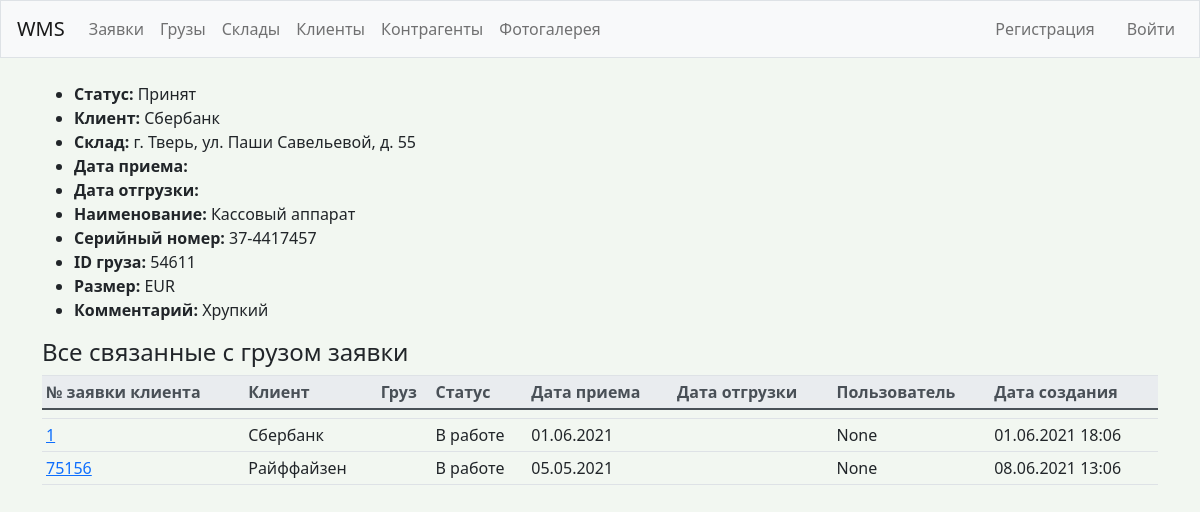
The page /atms/28/ on the database as committed earlier.
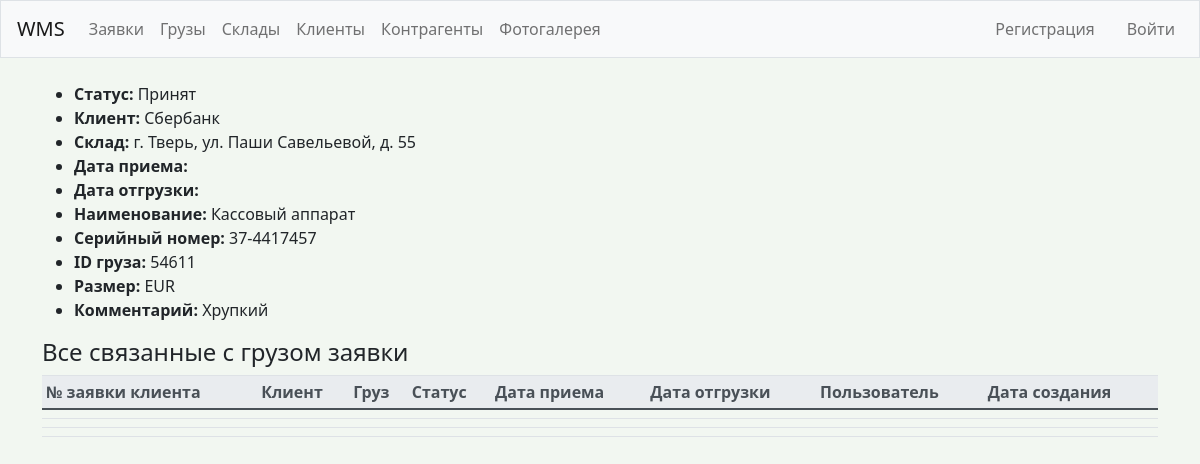
The same page on the database as committed later.
### wms/models.py (models this page shows, shortened)
class Atm(models.Model):
    status = models.CharField(
        max_length=10,
        choices=Status.choices,
        default=Status.in_reserve,
    )
    client = models.ForeignKey(Client, on_delete=models.SET_NULL, null=True)
    storage = models.ForeignKey(Storage, on_delete=models.SET_NULL, null=True)
    name = models.CharField(max_length=200)
    serial_num = models.CharField(max_length=200)
    atm_id = models.CharField(max_length=200, blank=True, null=True)
    size = models.CharField(
        max_length=10,
        choices=Size.choices,
        default=Size.EUR,
    )
    commentary = models.CharField(max_length=200, blank=True, null=True)

class Client(models.Model):
    name = models.CharField(max_length=200)
    pub_date = models.DateTimeField('date published', auto_now_add=True)
    def __str__(self):
        return self.name

class Storage(models.Model):
    contractor = models.ForeignKey(Contractor, on_delete=models.SET_NULL, null=True)
    address = models.CharField(max_length=200)
    rate_pallet = models.DecimalField(max_digits=9999, decimal_places=2, null=True)
    rate_oversize_pallet = models.DecimalField(max_digits=9999, decimal_places=2, null=True)
    rate_volume = models.DecimalField(max_digits=9999, decimal_places=2, null=True)
    rate_in = models.DecimalField(max_digits=9999, decimal_places=2, null=True)
    rate_out = models.DecimalField(max_digits=9999, decimal_places=2, null=True)
    rate_oversize_in = models.DecimalField(max_digits=9999, decimal_places=2, null=True)
    rate_oversize_out = models.DecimalField(max_digits=9999, decimal_places=2, null=True)
    def __str__(self):
        return self.address

class OrderItem(models.Model):
    atm = models.ForeignKey(Atm, on_delete=models.CASCADE, null=True)
    order = models.ForeignKey(Order, on_delete=models.SET_NULL, null=True)
    date_added = models.DateTimeField(auto_now_add=True)

class Order(models.Model):
    logistic_order = models.CharField(max_length=200)
    client = models.ForeignKey(Client, on_delete=models.SET_NULL, blank=True, null=True)
    customer = models.ForeignKey(Customer, on_delete=models.SET_NULL, blank=True, null=True)
    storage = models.ForeignKey(Storage, on_delete=models.SET_NULL, null=True)
    status = models.CharField(
        max_length=10,
        choices=OrderStatus.choices,
        default=OrderStatus.draft,
    )
    date_in = models.DateField('Дата приема', blank=True, null=True)
    date_out = models.DateField('Дата отгрузки', blank=True, null=True)
    driver = models.CharField(max_length=200, blank=True, null=True)
    driver_car = models.CharField(max_length=200, blank=True, null=True)
    storage_order = models.CharField(max_length=200, blank=True, null=True)
    date_created = models.DateTimeField('date published', auto_now_add=True)

### wms/views.py (the view)
# urls.py: path('atms/<int:atm_id>/', views.atm, name='atm'),
def atm(request, atm_id):
    atm = Atm.objects.get(id=atm_id)
    items = OrderItem.objects.filter(atm=atm)
    context = {'atm': atm, 'items': items}
    return render(request, 'wms/atm.html', context)

### wms/templates/wms/atm.html (shortened to what this page needs)
{% extends "wms/base.html" %}
{% block content %}
<ul>
  <li scope="col"><b>Статус:</b> {{ atm.status }}</li>
  <li scope="col"><b>Клиент:</b> {{ atm.client }}</li>
  <li scope="col"><b>Склад:</b> {{ atm.storage }}</li>
  <li scope="col"><b>Дата приема:</b> {{ atm.date_in|date:'d.m.Y' }}</li>
  <li scope="col"><b>Дата отгрузки:</b> {{ atm.date_out|date:'d.m.Y' }}</li>
  <li scope="col"><b>Наименование:</b> {{ atm.name }}</li>
  <li scope="col"><b>Серийный номер:</b> {{ atm.serial_num }}</li>
  <li scope="col"><b>ID груза:</b> {{ atm.atm_id }}</li>
  <li scope="col"><b>Размер:</b> {{ atm.size }}</li>
  <li scope="col"><b>Комментарий:</b> {{ atm.commentary }}</li>
</ul>
<h4>Все связанные с грузом заявки</h4>
<table class="table table-hover table-sm">
  <thead class="thead-light">
    <tr>
      <th scope="col">№ заявки клиента</th>
      <th scope="col">Клиент</th>
      <th scope="col">Груз</th>
      <th scope="col">Статус</th>
      <th scope="col">Дата приема</th>
      <th scope="col">Дата отгрузки</th>
      <th scope="col">Пользователь</th>
      <th scope="col">Дата создания</th>
    </tr>
  </thead>
  <tbody>
    {% for item in items %}
      <tr>
        {% if item.order.id != None %}
        <td>
          <a href="{% url 'wms:order' item.order.id %}">{{ item.order.logistic_order }}</a>
        </td>
        {% else %}
        <td>{{ item.order.logistic_order }}</td>
        {% endif %}
        <td>{{ item.order.client }}</td>
        <td>{{ item.order.atm }}</td>
        <td>{{ item.order.status }}</td>
        <td>{{ item.order.date_in|date:'d.m.Y' }}</td>
        <td>{{ item.order.date_out|date:'d.m.Y' }}</td>
        <td>{{ item.order.customer }}</td>
        <td>{{ item.order.date_created|date:'d.m.Y H:m' }}</td>
    {% empty %}
      <tr>
        <td>Не добавлено ни одной заявки. Добавьте первую заявку.</td>
      </tr>
    {% endfor %}
  </tbody>
</table>
{% endblock content %}

### wms/templates/wms/base.html (shortened to what this page needs)
{% load bootstrap4 %}
{% load static %}
<!doctype html>
<html lang="en">
<head>
    {% bootstrap_css %}
    <link rel="stylesheet" href="https://cdn.jsdelivr.net/npm/bootstrap-icons@1.4.1/font/bootstrap-icons.css">
    <link href="https://cdn.jsdelivr.net/npm/bootstrap@5.0.0-beta3/dist/css/bootstrap.min.css" rel="stylesheet">
</head>
<body class="font-weight-normal" style="background-color: rgba(28, 112, 0, 0.055);">
    <nav class="navbar navbar-expand-md navbar-light bg-light mb-4 border">
        <a class="navbar-brand" href="{% url 'wms:index' %}">WMS</a>
        <div class="collapse navbar-collapse" id="navbarCollapse">
            <ul class="navbar-nav mr-auto text-end">
                <li class="nav-item">
                    <a class="nav-link" href="{% url 'wms:orders' %}">Заявки</a>
                </li>
                <li class="nav-item">
                    <a class="nav-link" href="{% url 'wms:atms' %}">Грузы</a>
                </li>
                <li class="nav-item">
                    <a class="nav-link" href="{% url 'wms:storages' %}">Склады</a>
                </li>
                <li class="nav-item">
                    <a class="nav-link" href="{% url 'wms:clients' %}">Клиенты</a>
                </li>
                <li class="nav-item">
                    <a class="nav-link" href="{% url 'wms:contractors' %}">Контрагенты</a>
                </li>
                <li class="nav-item">
                    <a class="nav-link" href="{% url 'gallery:main' %}">Фотогалерея</a>
                </li>
            </ul>
            <ul class="navbar-nav ml-auto">
                {% if user.is_authenticated %}
                    <li class="nav-item">
                        <span class="navbar-text mr-3">Привет, {{ user.username }}</span>
                    </li>
                    <li class="nav-item">
                        <a class="nav-link" href="{% url 'users:logoutUser' %}">Выйти</a>
                    </li>
                {% else %}
                    <li class="nav-item">
                        <a class="nav-link mr-3" href="{% url 'users:register' %}">Регистрация</a>
                    </li>
                    <li class="nav-item">
                        <a class="nav-link" href="{% url 'users:login' %}">Войти</a>
                    </li>
                {% endif %}
            </ul>
        </div>
    </nav>
    <main role="main" class="container">
        <div>
            {% block content %}{% endblock content %}
        </div>
    </main>
</body>
</html>

Rows that differ between the two databases and show on the page:
changed OrderItem (number 2 of 3 on the later page): order_id 15 → empty (drawn); order.logistic_order "1" → (not shown); order.client "Сбербанк" → (not shown); order.status "В работе" → (not shown); order.date_in "01.06.2021" → (not shown); order.customer "None" → (not shown); order.date_created "01.06.2021 18:06" → (not shown)
changed OrderItem (number 3 of 3 on the later page): order_id 16 → empty (drawn); order.logistic_order "75156" → (not shown); order.client "Райффайзен" → (not shown); order.status "В работе" → (not shown); order.date_in "05.05.2021" → (not shown); order.customer "None" → (not shown); order.date_created "08.06.2021 13:06" → (not shown)
